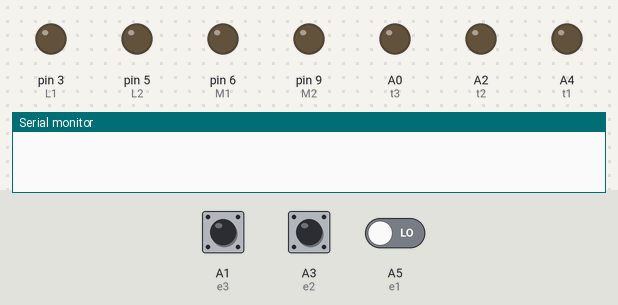
This sketch was run on a simulated Arduino Uno, built with avr-gcc and run on an emulated ATmega328P. On the bench: output pins drawn as LEDs (lit = HIGH), the last lines printed to the serial monitor. The inputs (shaded band) are chosen by the test bench; at power-on: A1 (e3) LOW, A3 (e2) LOW, A5 (e1) LOW.

Above: at 0.2 s.
1.3 s: A1 (e3) pulsed HIGH 5 times (0.12 s each, 0.3 s apart)
At 2.94 s:
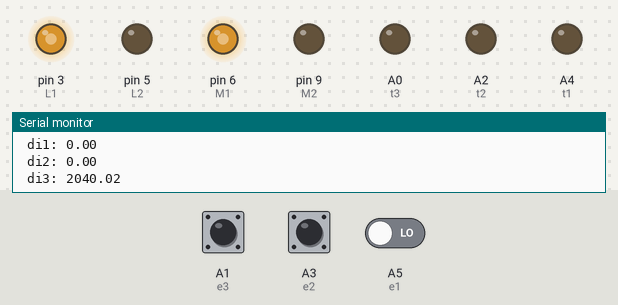
At 3.9 s:
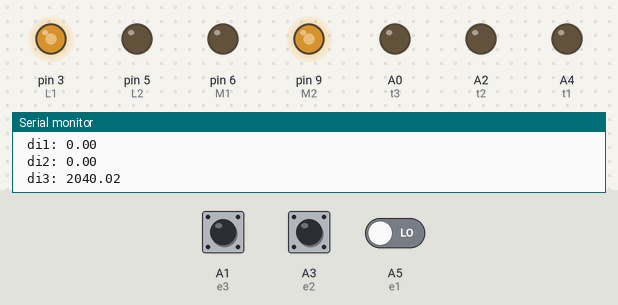
4.5 s: A3 (e2) pulsed HIGH 2 times (0.12 s each, 0.3 s apart)
At 6.6 s:
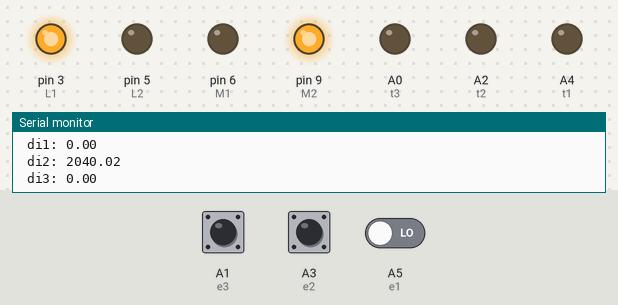
Timing chart, 0 to 16.5 s (numbered marks = the images above; inputs shaded):
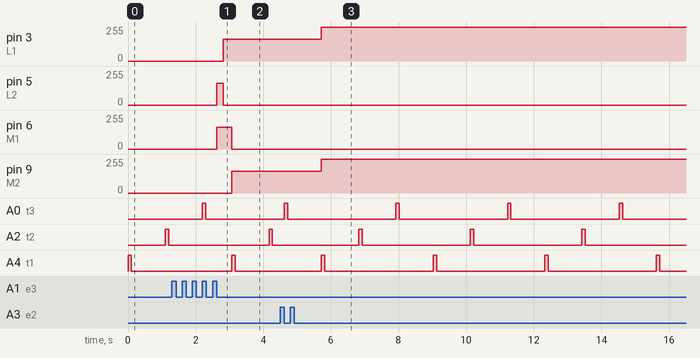

The sketch:

Ultrasonic-sensor-wall-tracking.ino
```cpp
#define e1 A5
#define t1 A4
#define e2 A3
#define t2 A2
#define e3 A1
#define t3 A0
#define L1 3
#define L2 5
#define M1 6
#define M2 9
void f()
{analogWrite(L1,162);
analogWrite(L2,0);
analogWrite(M1,0);
analogWrite(M2,162);}
void r()
{analogWrite(L1,165);
analogWrite(L2,0);
analogWrite(M1,165);
analogWrite(M2,0);}
void l()
{analogWrite(L1,0);
analogWrite(L2,165);
analogWrite(M1,0);
analogWrite(M2,165);}
void fw()
{analogWrite(L1,255);
analogWrite(L2,0);
analogWrite(M1,0);
analogWrite(M2,255);}
void bk()
{analogWrite(L1,0);
analogWrite(L2,165);
analogWrite(M1,165);
analogWrite(M2,0);}
void setup()
{Serial.begin(9600);
pinMode(t1, OUTPUT);
pinMode(e1, INPUT);
pinMode(t2, OUTPUT);
pinMode(e2, INPUT);
pinMode(t3, OUTPUT);
pinMode(e3, INPUT);

pinMode(L1, OUTPUT);
pinMode(L2, OUTPUT);
pinMode(M1, OUTPUT);
pinMode(M2, OUTPUT);}

void loop()
{float d1,di1,d2,di2,d3,di3;
digitalWrite(t1, HIGH);
delay(100);
digitalWrite(t1, LOW);
d1=pulseIn(e1, HIGH);
di1= (d1/2)*0.034;
Serial.print(" di1: ");
Serial.println(di1);
digitalWrite(t2, HIGH);
delay(100);
digitalWrite(t2, LOW);
d2=pulseIn(e2, HIGH);
di2= (d2/2)*0.034;
Serial.print(" di2: ");
Serial.println(di2);
digitalWrite(t3, HIGH);
delay(100);
digitalWrite(t3, LOW);
d3=pulseIn(e3, HIGH);
di3= (d3/2)*0.034;
Serial.print(" di3: ");
Serial.println(di3);
if ( di1<=18.2 && di2<22 && di3<=18.5)
{{ if (di1>di3)
{bk();
delay(200);
l();
delay(180);
f();}
else if (di1<di3)
{bk();
delay(200);
r();
delay(180);
f();}}}
else if ( di1>18.2 && di2<22 && di3>18.5)
{{ if (di1>di3)
{bk();
delay(200);
l();
delay(180);
f();}
else if (di1<di3)
{bk();
delay(200);
r();
delay(180);
f();}}}
else if ( di1<10 && di2>=36 && di3>18.5)
{bk();
delay(200);
r();
delay(160);
f();}
else if ( di1>18.2 && di2>=36 && di3<10.3)
{bk();
delay(200);
l();
delay(160);
f();}
else if ( di1<=18.2 && di2<36 && di3>18.5)
{bk();
delay(200);
r();
delay(250);
f();}
else if ( di1>18.2 && di2<36 && di3<=18.5)
{bk();
delay(200);
l();
delay(250);
f();}
else if ( di1>18.2 && di2<36 && di3>18.5)
{ if (di1>di3)
{bk();
delay(200);
l();
delay(180);
f();}
else if (di1<di3)
{bk();
delay(200);
r();
delay(180);
f();}}
else
{fw();}}
```

Measured:
- after the input at 1.3 s, pin 3 (L1): 0/255 → 165/255 after 1.5 s, → 162/255 0.25 s later; pin 5 (L2): 0/255 → 165/255 after 1.3 s, → 0/255 0.20 s later; pin 6 (M1): 0/255 → 165/255 after 1.3 s, → 0/255 0.45 s later; pin 9 (M2): 0/255 → 162/255 after 1.8 s; A2 (t2): LOW → HIGH after 2.9 s instead of 3.1 s
- after the input at 4.5 s, pin 3 (L1), pin 9 (M2): 162/255 → 255/255 after 1.2 s
- by itself, A0 (t3), A4 (t1): alternates HIGH for 0.10 s and LOW for 3.2 s
